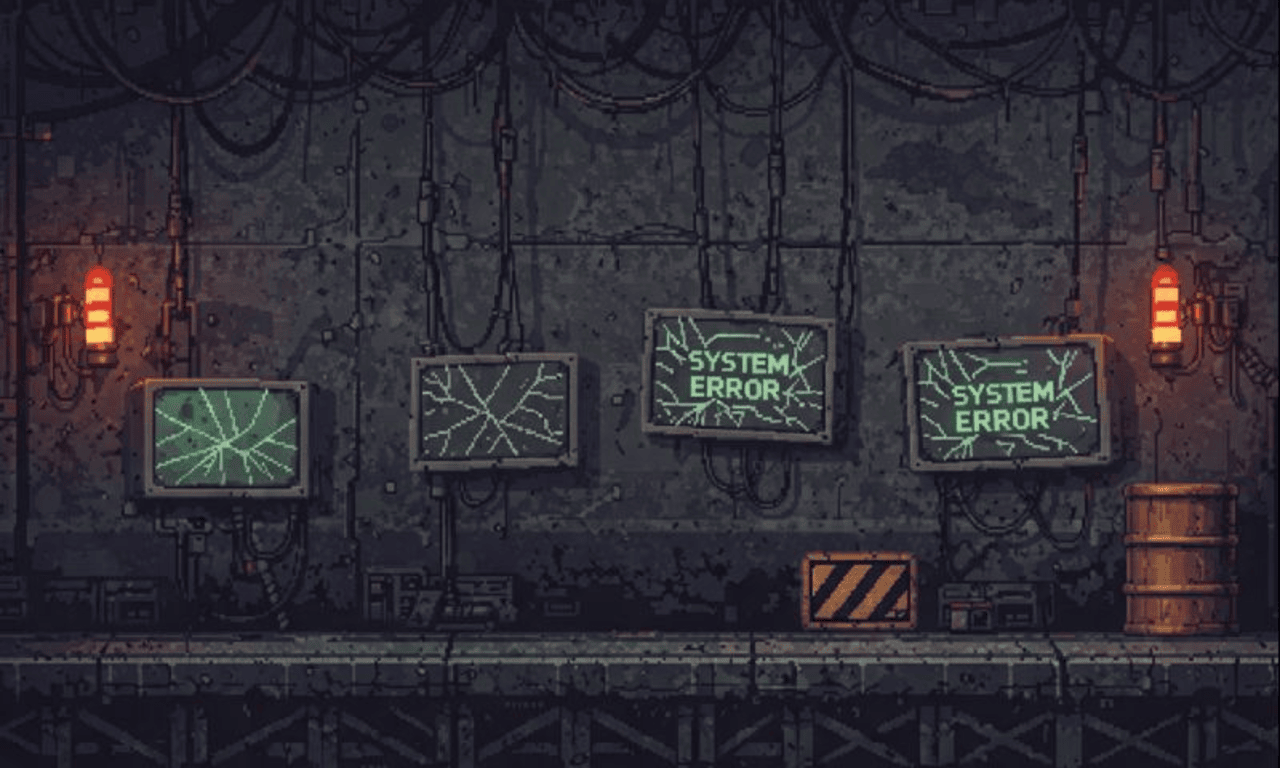

Tiled map render using the project's own tile images. Description and the whole map definition, tile-layer contents included, below:
An orthogonal 20x12 tile map with 64x64 px tiles, 1 tile layer (bg) and 3 objects (spawn, term-loc).

<map version="1.10" tiledversion="1.11.2" orientation="orthogonal" renderorder="right-down" width="20" height="12" tilewidth="64" tileheight="64" infinite="0" nextlayerid="5" nextobjectid="4">
 <tileset firstgid="1" source="../Tilesets/tileset-to-bg-lolz.tsx" />
 <layer id="1" name="bg" width="20" height="12">
  <data encoding="csv">
21,22,23,24,25,26,27,28,29,30,31,32,33,34,35,36,37,38,39,40,
41,42,43,44,45,46,47,48,49,50,51,52,53,54,55,56,57,58,59,60,
61,62,63,64,65,66,67,68,69,70,71,72,73,74,75,76,77,78,79,80,
81,82,83,84,85,86,87,88,89,90,91,92,93,94,95,96,97,98,99,100,
101,102,103,104,105,106,107,108,109,110,111,112,113,114,115,116,117,118,119,120,
121,122,123,124,125,126,127,128,129,130,131,132,133,134,135,136,137,138,139,140,
141,142,143,144,145,146,147,148,149,150,151,152,153,154,155,156,157,158,159,160,
161,162,163,164,165,166,167,168,169,170,171,172,173,174,175,176,177,178,179,180,
181,182,183,184,185,186,187,188,189,190,191,192,193,194,195,196,197,198,199,200,
201,202,203,204,205,206,207,208,209,210,211,212,213,214,215,216,217,218,219,220,
221,222,223,224,225,226,227,228,229,230,231,232,233,234,235,236,237,238,239,240,
241,242,243,244,245,246,247,248,249,250,251,252,253,254,255,256,257,258,259,260
</data>
 </layer>
 <objectgroup id="2" name="platform">
  <object id="1" x="14" y="666" width="1256" height="94" />
 </objectgroup>
 <objectgroup id="3" name="player">
  <object id="2" name="spawn" x="106" y="341" />
 </objectgroup>
 <objectgroup id="4" name="terminal">
  <object id="3" name="term-loc" x="1010" y="563" width="56" height="94" />
 </objectgroup>
</map>
